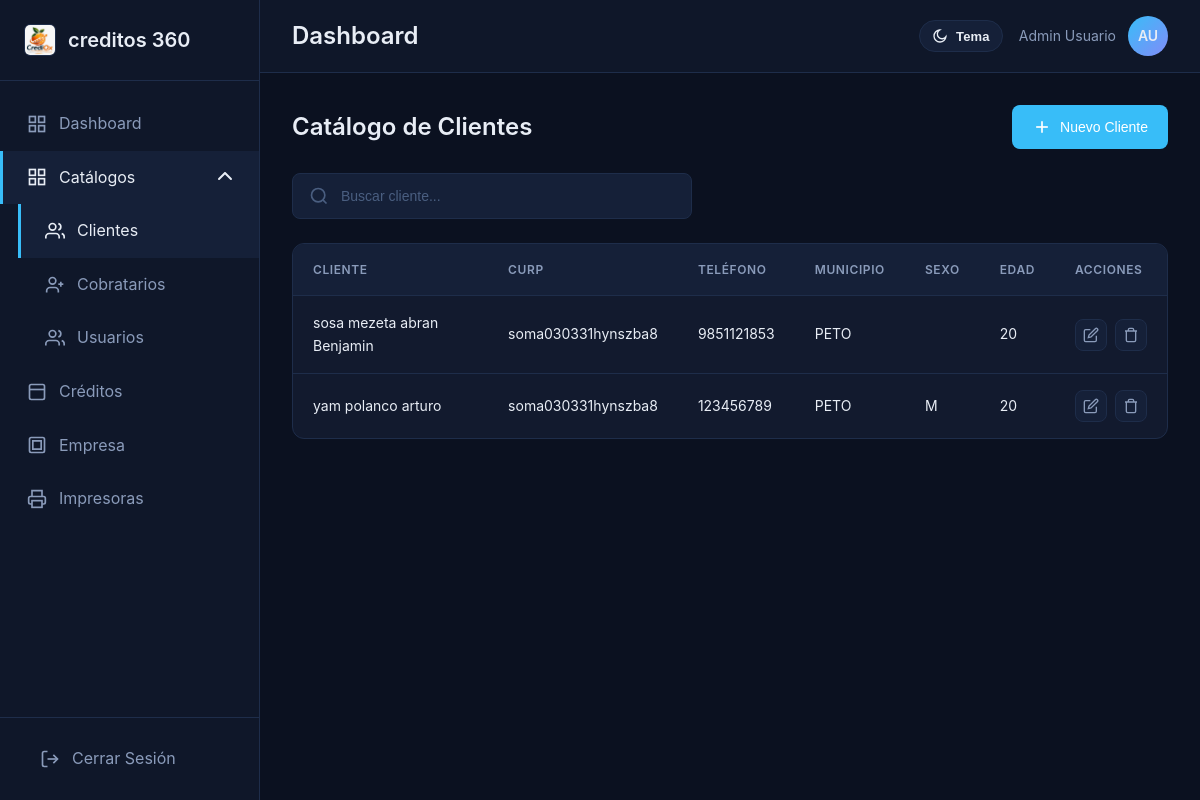
The app's page /public/clientes (signed in) with its own data.
### tables this page shows
CREATE TABLE `datos_empresa` (
  `id` int(11) NOT NULL,
  `nombre_empresa` varchar(150) DEFAULT NULL,
  `direccion` varchar(255) DEFAULT NULL,
  `correo` varchar(120) DEFAULT NULL,
  `representante_legal` varchar(150) DEFAULT NULL,
  `rfc` varchar(13) DEFAULT NULL,
  `telefono` varchar(20) DEFAULT NULL,
  `logo_ruta` varchar(255) DEFAULT NULL,
  `created_at` timestamp NULL DEFAULT current_timestamp(),
  `updated_at` timestamp NULL DEFAULT current_timestamp() ON UPDATE current_timestamp()
);

CREATE TABLE `personas` (
  `idpersona` int(11) NOT NULL,
  `ap_paterno` varchar(50) DEFAULT NULL,
  `ap_materno` varchar(50) DEFAULT NULL,
  `nombres` varchar(80) DEFAULT NULL,
  `idrol` int(11) NOT NULL,
  `email` varchar(100) DEFAULT NULL,
  `telefono` varchar(20) DEFAULT NULL,
  `sexo` char(1) DEFAULT NULL,
  `fecha_nacimiento` date DEFAULT NULL,
  `edad` int(11) DEFAULT NULL,
  `curp` varchar(18) DEFAULT NULL,
  `clave_elector` varchar(20) DEFAULT NULL,
  `foto_ruta` varchar(255) DEFAULT NULL,
  `dom_calle` varchar(100) DEFAULT NULL,
  `dom_numero` varchar(10) DEFAULT NULL,
  `dom_cruz1` varchar(100) DEFAULT NULL,
  `dom_cruz2` varchar(100) DEFAULT NULL,
  `dom_colonia` varchar(100) DEFAULT NULL,
  `dom_cp` varchar(10) DEFAULT NULL,
  `idestado` int(11) DEFAULT NULL,
  `idmunicipio` int(11) DEFAULT NULL,
  `dom_referencia` varchar(255) DEFAULT NULL,
  `activo` tinyint(4) DEFAULT 1,
  `created_at` timestamp NOT NULL DEFAULT current_timestamp()
);

CREATE TABLE `municipios` (
  `idmunicipio` int(11) NOT NULL,
  `idestado` int(11) NOT NULL,
  `clave` varchar(20) NOT NULL,
  `nombre` varchar(180) NOT NULL,
  `sigla` varchar(20) NOT NULL
);

### app/views/clientes/index.php (the view)
<?php $clientes = (new ClientesController())->clientes(); ?>
<section id="clientes" class="content-section">
    <div class="section-header">
        <h2>Catálogo de Clientes</h2>
        <a href="nuevo-cliente">
            <button class="btn-primary">
                <svg width="20" height="20" viewBox="0 0 24 24" fill="none" stroke="currentColor" stroke-width="2">
                    <line x1="12" y1="5" x2="12" y2="19"></line>
                    <line x1="5" y1="12" x2="19" y2="12"></line>
                </svg>
                Nuevo Cliente
            </button>
        </a>
    </div>
    <div class="search-bar">
        <svg width="20" height="20" viewBox="0 0 24 24" fill="none" stroke="currentColor" stroke-width="2">
            <circle cx="11" cy="11" r="8"></circle>
            <line x1="21" y1="21" x2="16.65" y2="16.65"></line>
        </svg>
        <input type="text" placeholder="Buscar cliente...">
    </div>
    <div class="table-container">
        <table class="data-table">
            <thead>
                <tr>
                    <th>Cliente</th>
                    <th>CURP</th>
                    <th>Teléfono</th>
                    <th>Municipio</th>
                    <th>Sexo</th>
                    <th>Edad</th>
                    <th>Acciones</th>
                </tr>
            </thead>
            <tbody>
                <?php foreach ($clientes as $cliente): ?>
                    <tr>
                        <td><?= htmlspecialchars($cliente['nombre']) ?></td>
                        <td><?= htmlspecialchars($cliente['curp']) ?></td>
                        <td><?= htmlspecialchars($cliente['telefono']) ?></td>
                        <td><?= htmlspecialchars($cliente['municipio']) ?></td>
                        <td><?= htmlspecialchars($cliente['sexo']) ?></td>
                        <td><?= htmlspecialchars($cliente['edad']) ?></td>
                        <td>
                            <div class="action-buttons">
                                <button class="btn-icon" title="Editar">
                                    <svg width="16" height="16" viewBox="0 0 24 24" fill="none" stroke="currentColor" stroke-width="2">
                                        <path d="M11 4H4a2 2 0 0 0-2 2v14a2 2 0 0 0 2 2h14a2 2 0 0 0 2-2v-7"></path>
                                        <path d="M18.5 2.5a2.121 2.121 0 0 1 3 3L12 15l-4 1 1-4 9.5-9.5z"></path>
                                    </svg>
                                </button>
                                <button class="btn-icon danger" title="Eliminar">
                                    <svg width="16" height="16" viewBox="0 0 24 24" fill="none" stroke="currentColor" stroke-width="2">
                                        <polyline points="3 6 5 6 21 6"></polyline>
                                        <path d="M19 6v14a2 2 0 0 1-2 2H7a2 2 0 0 1-2-2V6m3 0V4a2 2 0 0 1 2-2h4a2 2 0 0 1 2 2v2"></path>
                                    </svg>
                                </button>
                            </div>
                        </td>
                    </tr>
                <?php endforeach; ?>
            </tbody>
        </table>
    </div>
</section>

### app/views/layouts/sidebar.php (shortened to what the rows shown need)
<?php
$empresaSidebar = [
    'nombre_empresa' => 'GestionPro',
    'logo_ruta' => null,
];
if (class_exists('EmpresaService')) {
    try {
        $empresaSidebar = array_merge($empresaSidebar, (new EmpresaService())->obtenerDatos());
    } catch (Throwable $e) {
    }
}
?>
<aside class="sidebar">
    <div class="sidebar-header">
        <div class="logo">
            <?php if (!empty($empresaSidebar['logo_ruta'])): ?>
                <img src="/<?= htmlspecialchars($empresaSidebar['logo_ruta']) ?>" alt="Logo empresa" class="sidebar-logo-image">
            <?php endif; ?>
            <span><?= htmlspecialchars($empresaSidebar['nombre_empresa'] ?: 'GestionPro') ?></span>
        </div>
    </div>
    <?php $rol = isset($_SESSION['usuario_rol']) ? (int)$_SESSION['usuario_rol'] : null; ?>
    <?php
    $dashboardHref = '/proyecto-residencia/public/dashboard';
    $isAvanceCobranza = str_contains($currentPath, '/dashboard/avance-cobranza');
    $isDashboardAdmin = str_contains($currentPath, '/dashboard')
        && !$isAvanceCobranza
        && !str_contains($currentPath, '/dashboard-cliente')
        && !str_contains($currentPath, '/dashboard-cobratario');
    $isDashboardCliente = str_contains($currentPath, '/dashboard-cliente');
    ?>
    <nav class="sidebar-nav">
        <ul>
            <li>
                <a href="<?= $dashboardHref ?>" class="nav-link <?= ($rol === 1 && $isDashboardAdmin) || ($rol === 2 && $isDashboardCliente) ? 'active' : '' ?>" <?= $rol === 3 ? 'data-cobratario-nav="resumen"' : '' ?>>
                    <svg width="20" height="20" viewBox="0 0 24 24" fill="none" stroke="currentColor" stroke-width="2">
                        <rect x="3" y="3" width="7" height="7"></rect>
                        <rect x="14" y="3" width="7" height="7"></rect>
                        <rect x="14" y="14" width="7" height="7"></rect>
                        <rect x="3" y="14" width="7" height="7"></rect>
                    </svg>
                    <span>Dashboard</span>
                </a>
            </li>
            <?php if ($rol !== 2 && $rol !== 3): ?>
                <?php $catalogosActive = str_contains($currentPath, '/clientes') || str_contains($currentPath, '/cobratarios') || str_contains($currentPath, '/usuarios'); ?>
                <li>
                    <details class="nav-details" <?= $catalogosActive ? 'open' : '' ?>>
                        <summary class="nav-link <?= $catalogosActive ? 'active' : '' ?>">
                            <svg width="20" height="20" viewBox="0 0 24 24" fill="none" stroke="currentColor" stroke-width="2">
                                <rect x="3" y="3" width="7" height="7"></rect>
                                <rect x="14" y="3" width="7" height="7"></rect>
                                <rect x="14" y="14" width="7" height="7"></rect>
                                <rect x="3" y="14" width="7" height="7"></rect>
                            </svg>
                            <span>Catálogos</span>
                        </summary>
                        <ul style="margin-left: 18px;">
                            <li>
                                <a href="/proyecto-residencia/public/clientes" class="nav-link <?= str_contains($currentPath, '/clientes') ? 'active' : '' ?>">
                                    <svg width="20" height="20" viewBox="0 0 24 24" fill="none" stroke="currentColor" stroke-width="2">
                                        <path d="M17 21v-2a4 4 0 0 0-4-4H5a4 4 0 0 0-4 4v2"></path>
                                        <circle cx="9" cy="7" r="4"></circle>
                                        <path d="M23 21v-2a4 4 0 0 0-3-3.87"></path>
                                        <path d="M16 3.13a4 4 0 0 1 0 7.75"></path>
                                    </svg>
                                    <span>Clientes</span>
                                </a>
                            </li>
                            <li>
                                <a href="/proyecto-residencia/public/cobratarios" class="nav-link <?= str_contains($currentPath, '/cobratarios') ? 'active' : '' ?>">
                                    <svg width="20" height="20" viewBox="0 0 24 24" fill="none" stroke="currentColor" stroke-width="2">
                                        <path d="M16 21v-2a4 4 0 0 0-4-4H6a4 4 0 0 0-4 4v2"></path>
                                        <circle cx="9" cy="7" r="4"></circle>
                                        <line x1="19" y1="8" x2="19" y2="14"></line>
                                        <line x1="22" y1="11" x2="16" y2="11"></line>
                                    </svg>
                                    <span>Cobratarios</span>
                                </a>
                            </li>
                            <li>
                                <a href="/proyecto-residencia/public/usuarios" class="nav-link <?= str_contains($currentPath, '/usuarios') ? 'active' : '' ?>">
                                    <svg width="20" height="20" viewBox="0 0 24 24" fill="none" stroke="currentColor" stroke-width="2">
                                        <path d="M17 21v-2a4 4 0 0 0-4-4H5a4 4 0 0 0-4 4v2"></path>
                                        <circle cx="9" cy="7" r="4"></circle>
                                        <path d="M23 21v-2a4 4 0 0 0-3-3.87"></path>
                                        <path d="M16 3.13a4 4 0 0 1 0 7.75"></path>
                                    </svg>
                                    <span>Usuarios</span>
                                </a>
                            </li>
                        </ul>
                    </details>
                </li>
                <li>
                    <a href="/proyecto-residencia/public/creditos" class="nav-link <?= str_contains($currentPath, '/creditos') ? 'active' : '' ?>">
                        <svg width="20" height="20" viewBox="0 0 24 24" fill="none" stroke="currentColor" stroke-width="2">
                            <rect x="3" y="3" width="18" height="18" rx="2" ry="2"></rect>
                            <line x1="3" y1="9" x2="21" y2="9"></line>
                            <line x1="9" y1="16" x2="9" y2="16.01"></line>
                            <line x1="13" y1="16" x2="13" y2="16.01"></line>
                        </svg>
                        <span>Créditos</span>
                    </a>
                </li>
                <li>
                    <a href="/proyecto-residencia/public/empresa" class="nav-link <?= str_contains($currentPath, '/empresa') ? 'active' : '' ?>">
                        <svg width="20" height="20" viewBox="0 0 24 24" fill="none" stroke="currentColor" stroke-width="2">
                            <rect x="3" y="3" width="18" height="18" rx="2" ry="2"></rect>
                            <path d="M7 7h10v10H7z"></path>
                        </svg>
                        <span>Empresa</span>
                    </a>
                </li>
            <?php endif; ?>
            <?php if ($rol !== 2): ?>
                <li>
                    <a href="/proyecto-residencia/public/impresoras" class="nav-link <?= str_contains($currentPath, '/impresoras') ? 'active' : '' ?>">
                        <svg width="20" height="20" viewBox="0 0 24 24" fill="none" stroke="currentColor" stroke-width="2">
                            <polyline points="6 9 6 2 18 2 18 9"></polyline>
                            <path d="M6 18H4a2 2 0 0 1-2-2v-5a2 2 0 0 1 2-2h16a2 2 0 0 1 2 2v5a2 2 0 0 1-2 2h-2"></path>
                            <rect x="6" y="14" width="12" height="8"></rect>
                        </svg>
                        <span>Impresoras</span>
                    </a>
                </li>
            <?php endif; ?>
        </ul>
    </nav>
    <div class="sidebar-footer">
        <a href="/proyecto-residencia/public/logout" class="logout-btn">
            <svg width="20" height="20" viewBox="0 0 24 24" fill="none" stroke="currentColor" stroke-width="2">
                <path d="M9 21H5a2 2 0 0 1-2-2V5a2 2 0 0 1 2-2h4"></path>
                <polyline points="16 17 21 12 16 7"></polyline>
                <line x1="21" y1="12" x2="9" y2="12"></line>
            </svg>
            <span>Cerrar Sesión</span>
        </a>
    </div>
</aside>

### records on screen
datos_empresa: logo_ruta (picture), nombre_empresa "creditos 360"
personas: nombre "sosa mezeta abran Benjamin", curp "soma030331hynszba8", telefono "9851121853", idmunicipio.nombre "PETO", edad "20"
personas: nombre "yam polanco arturo", curp "soma030331hynszba8", telefono "123456789", idmunicipio.nombre "PETO", sexo "M", edad "20"
